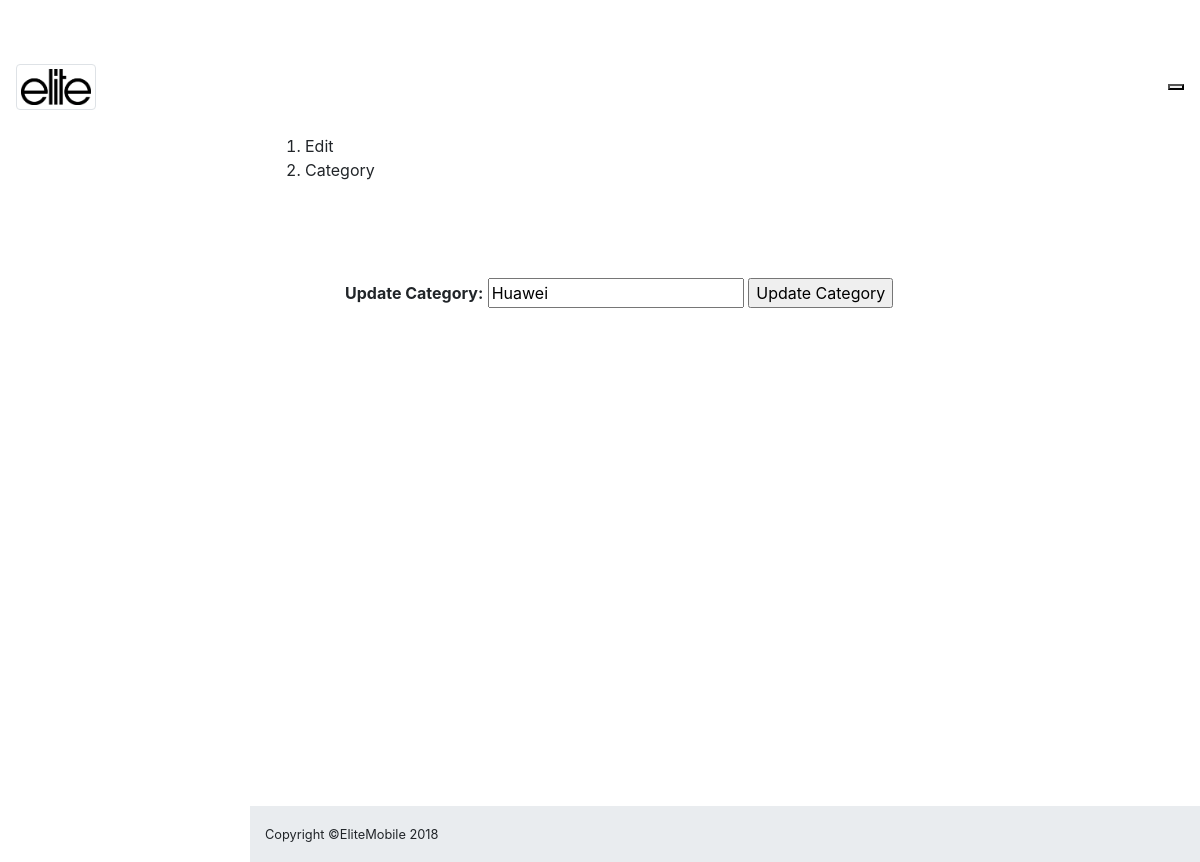
The page /admin_editcategory.php?edit_cat=3 (signed in) on the database as committed earlier.
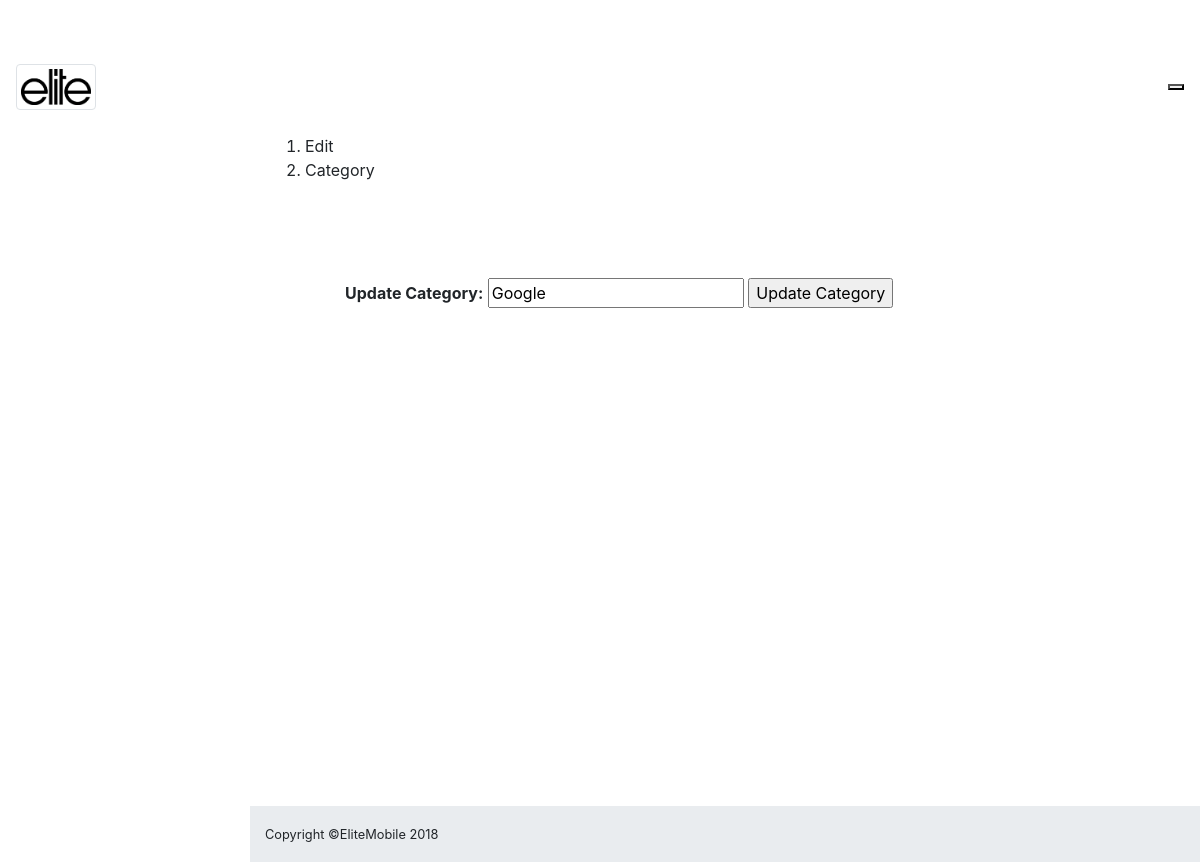
The same page on the database as committed later.
### tables this page shows
CREATE TABLE `category` (
  `categoryid` int(50) NOT NULL,
  `categoryname` varchar(50) NOT NULL
);

### admin_editcategory.php (the view, shortened to what this page needs)
<!DOCTYPE html>
<?php
if (!isset($_SESSION["username"])) {
  echo "<script>window.open('LoginForm.php','_self')</script>";
}
else {
?>
<html lang="en">
<head>
  <link href="vendor/bootstrap/css/bootstrap.min.css" rel="stylesheet">
  <link href="vendor/font-awesome/css/font-awesome.min.css" rel="stylesheet" type="text/css">
  <link href="vendor/datatables/dataTables.bootstrap4.css" rel="stylesheet">
  <link href="css/sb-admin.css" rel="stylesheet">
</head>
<body class="fixed-nav sticky-footer bg-dark" id="page-top">
  <nav class="navbar navbar-expand-lg navbar-dark bg-dark fixed-top" id="mainNav">
    <img src="img/logo.png" class="img-thumbnail" width="80px" />
    <button class="navbar-toggler navbar-toggler-right" type="button" data-toggle="collapse" data-target="#navbarResponsive" aria-controls="navbarResponsive" aria-expanded="false" aria-label="Toggle navigation">
    </button>
  </nav>
  <div class="content-wrapper">
    <div class="container-fluid">
      <ol class="breadcrumb">
        <li class="breadcrumb-item">Edit</li>
        <li class="breadcrumb-item active">Category</li>
      </ol>
  <?php
include("db_connection.php");
if(isset($_GET['edit_cat'])){
	$cat_id = $_GET['edit_cat'];
	$get_cat = "select * from category where categoryid='$cat_id'";
	$run_cat = mysqli_query($conn, $get_cat);
	$row_cat = mysqli_fetch_array($run_cat);
	$cat_title = $row_cat['categoryname'];
}
?>
<form action="" method="post" style="padding:80px;">
<b>Update Category:</b>
<input type="text" name="new_cat" value="<?php echo $cat_title;?>"/>
<input type="submit" name="update_cat" value="Update Category" />
</form>
    </div>
    <footer class="sticky-footer">
      <div class="container">
        <div class="text-center">
          <small>Copyright ©EliteMobile 2018</small>
        </div>
      </div>
    </footer>
  </div>
</body>
</html>
<?php } ?>

Rows that differ between the two databases and show on the page:
changed category: new_cat "Huawei" → "Google"
